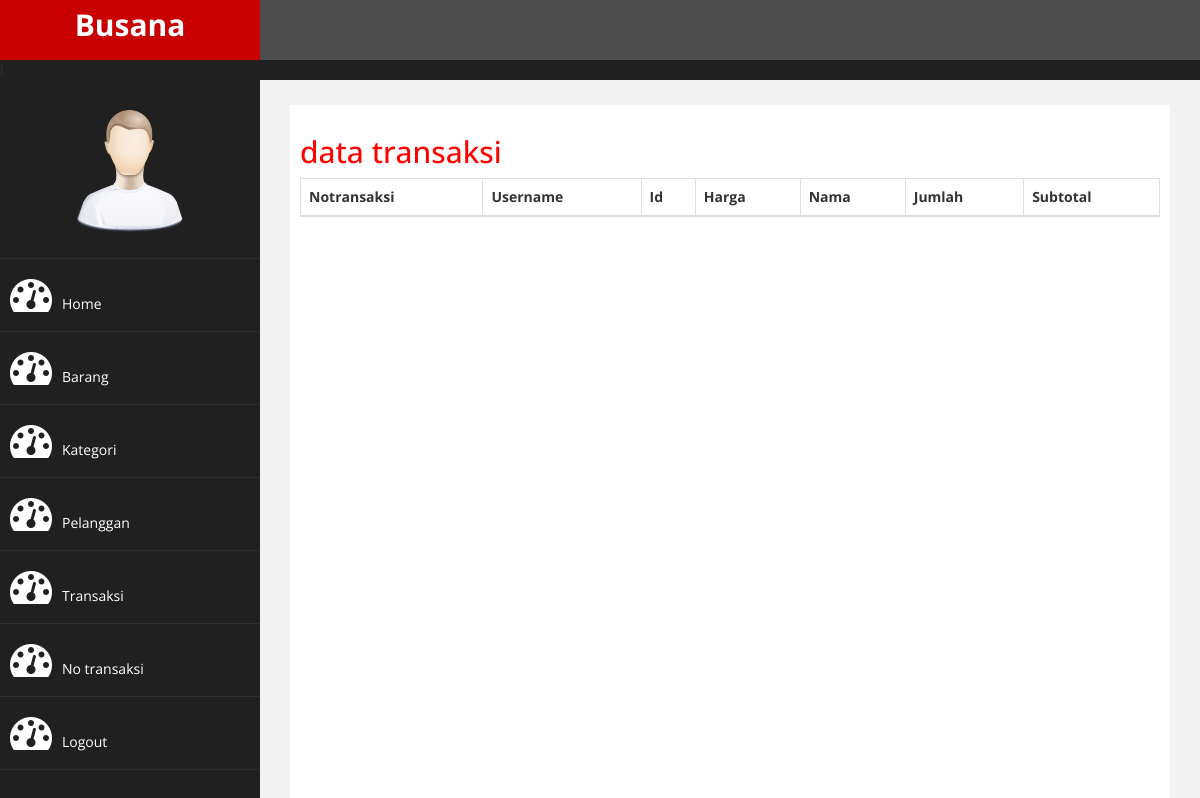
The app's page /Interface/index.php?halaman=transaksi, older data.
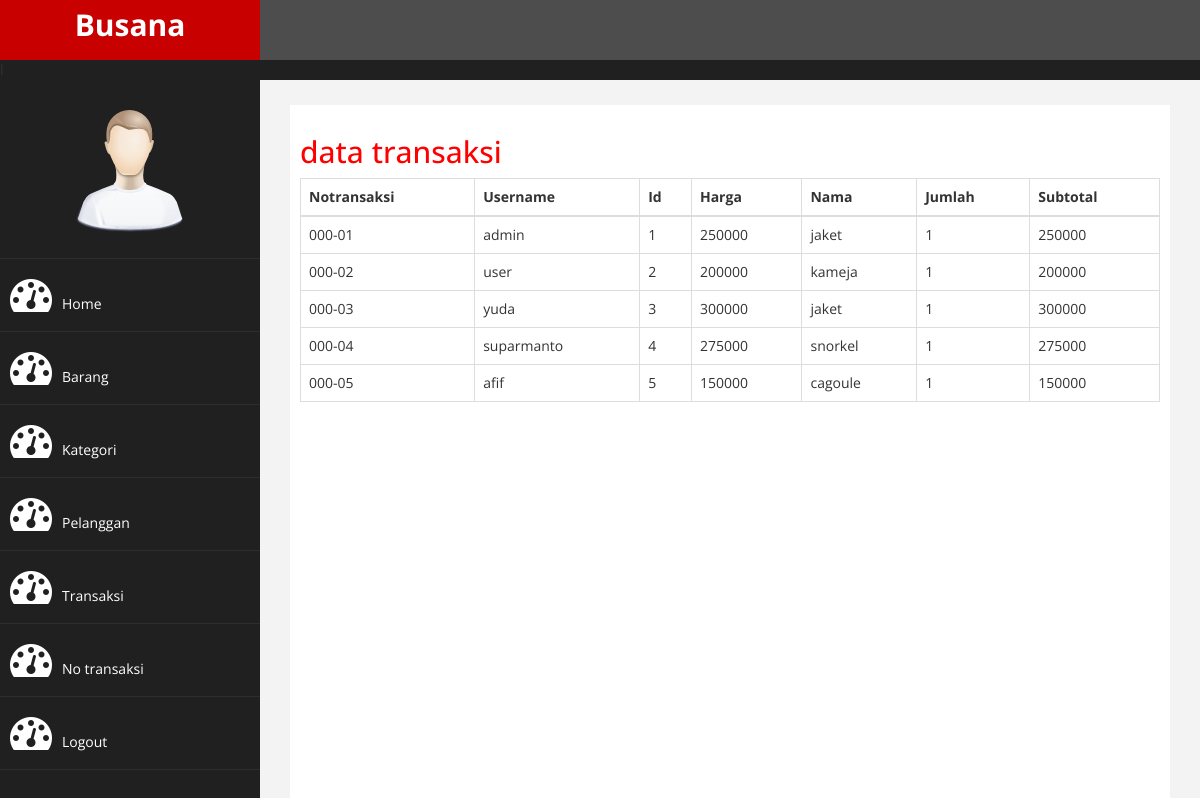
The same page, newer data.
### tables this page shows
CREATE TABLE `data_transaksi` (
  `Notransaksi` varchar(25) NOT NULL,
  `Username` varchar(20) NOT NULL,
  `Id` int(11) NOT NULL,
  `Harga` int(11) NOT NULL,
  `Nama` varchar(50) NOT NULL,
  `Jumlah` int(11) NOT NULL,
  `Subtotal` int(11) NOT NULL
);

### Interface/data_transaksi.php (the view)
<h2> data transaksi </h2>
<table class="table table-bordered">
	<thead>
		<tr>
			<th>Notransaksi</th>
			<th>Username</th>
			<th>Id</th>
			<th>Harga</th>
			<th>Nama</th>
			<th>Jumlah</th>
			<th>Subtotal</th>
		</tr>
	</thead>
	<tbody>
		<?php $ambil=$koneksi->query("SELECT * FROM data_transaksi"); ?>
		<?php while($pecah = $ambil->fetch_assoc()){ ?>
		<tr>
			<td><?php echo $pecah['Notransaksi']; ?></td>
			<td><?php echo $pecah['Username']; ?></td>
			<td><?php echo $pecah['Id']; ?></td>
			<td><?php echo $pecah['Harga']; ?></td>
			<td><?php echo $pecah['Nama']; ?></td>
			<td><?php echo $pecah['Jumlah']; ?></td>
			<td><?php echo $pecah['Subtotal']; ?></td>
		</tr>
		<?php } ?>
	</tbody>
</table>

Row changes from the older to the newer data that the page shows:
added data_transaksi: Notransaksi "000-01", Username "admin", Id "1", Harga "250000", Nama "jaket", Jumlah "1", Subtotal "250000"
added data_transaksi: Notransaksi "000-02", Username "user", Id "2", Harga "200000", Nama "kameja", Jumlah "1", Subtotal "200000"
added data_transaksi: Notransaksi "000-03", Username "yuda", Id "3", Harga "300000", Nama "jaket", Jumlah "1", Subtotal "300000"
added data_transaksi: Notransaksi "000-04", Username "suparmanto", Id "4", Harga "275000", Nama "snorkel", Jumlah "1", Subtotal "275000"
added data_transaksi: Notransaksi "000-05", Username "afif", Id "5", Harga "150000", Nama "cagoule", Jumlah "1", Subtotal "150000"
